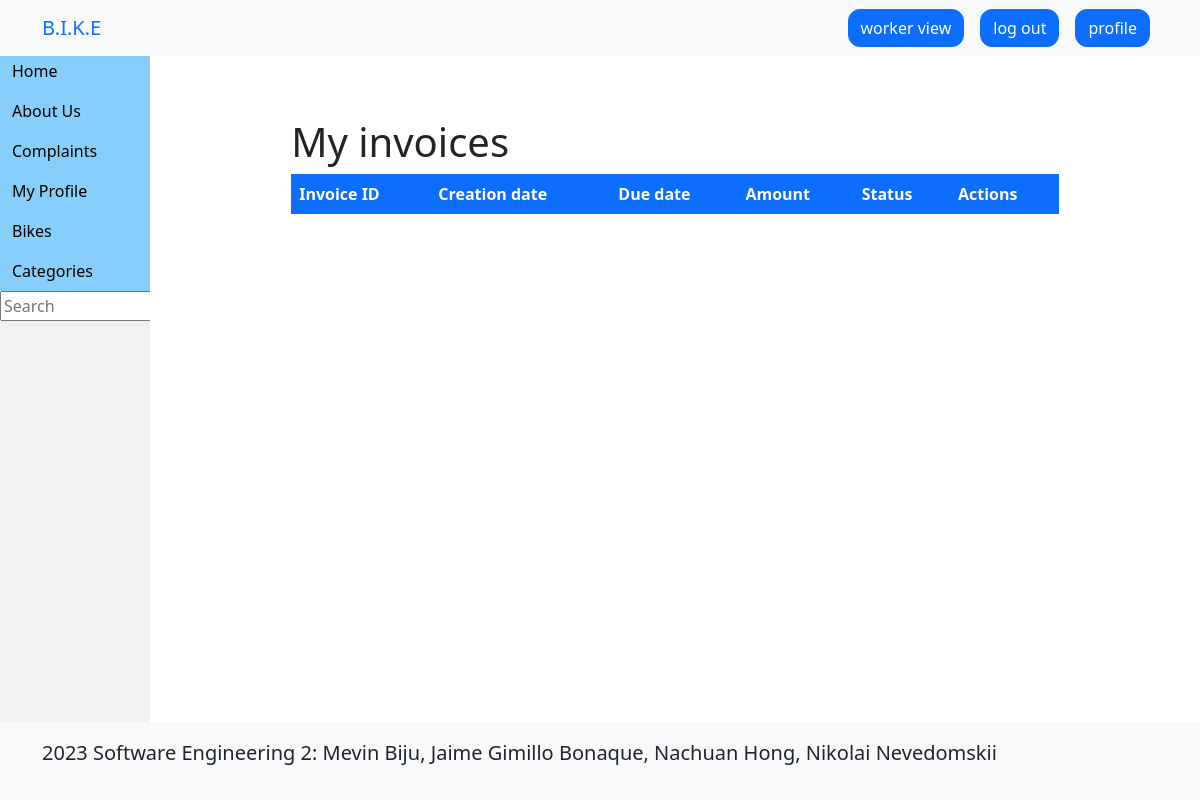
Before: /invoices/ (signed in) with the older database file.
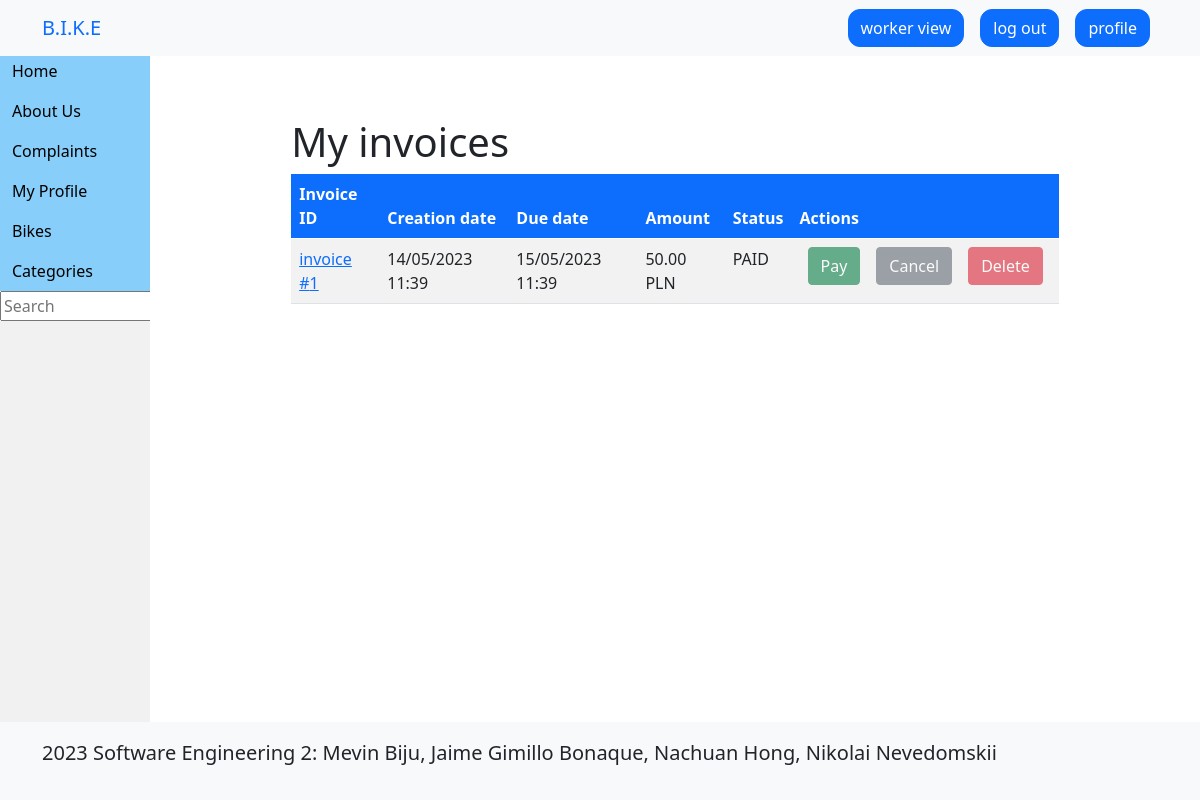
After: the same page with the newer database file.
### bike/models.py (models this page shows, shortened)
class Invoice(models.Model):
    user = models.ForeignKey(User, related_name='user', on_delete=models.CASCADE)
    created_on = models.DateTimeField('created on', default=now)
    paid_on = models.DateTimeField('paid on', null=True, blank=True)
    due_date = models.DateTimeField('due date', default=invoice_due_to)
    amount = models.DecimalField(max_digits=6, decimal_places=2, default=50, validators=[validate_positive_number])
    status = models.CharField(
        _('status'), default=InvoiceStatus.UNPAID.name, choices=InvoiceStatus.choices(), max_length=32
    )
    paid_via = models.TextField(default='Stripe')
    comment = models.TextField(null=True, blank=True)

### bike/views.py (the view)
# urls.py: path('invoices/', views.invoices_request, name='invoices'),
def invoices_request(request):
    if not request.user.is_authenticated:
        return redirect('login')
    return render(request, 'invoices/invoices.html',
                  {'invoices': Invoice.objects.filter(user=request.user)})

### bike/models.py (called while the page is built)
    def is_worker(self):
        return self.groups.filter(name='worker').exists()

### templates/invoices/invoices.html
{% extends 'base.html' %}
{% block content %}
<div class="container mt-5">
    <div class="row justify-content-center">
        <div class="col-md-10">
            <h1>My invoices</h1>
            <div class="table-responsive">
                <table class="table table-striped table-hover">
                    <thead class="bg-primary text-white">
                        <tr>
                            <th>Invoice ID</th>
                            <th>Creation date</th>
                            <th>Due date</th>
                            <th>Amount</th>
                            <th>Status</th>
                            <th>Actions</th>
                        </tr>
                    </thead>
                    <tbody>
                    {% for invoice in invoices %}
                        <tr>
                                <td><a href={% url 'invoice' invoice.id %}>invoice #{{ invoice.id }}</a></td>
                                <td>{{ invoice.created_on|date:"d/m/Y H:i" }}</td>
                                <td>{{ invoice.due_date|date:"d/m/Y H:i" }}</td>
                                <td>{{ invoice.amount }} PLN</td>
                                <td>{{ invoice.status }}</td>
                                <td>
                                    <div class="btn-group" role="group" aria-label="Invoice Actions">
                                        <a href="#"
                                            class="btn btn-success {% if invoice.status == 'CANCELED' or invoice.status == 'PAID' or invoice.status == 'EXPIRED' %}disabled{% endif %} mx-2 rounded"
                                            onclick="return confirm('Are you sure you want to pay this invoice?')">
                                            Pay</a>
                                        <a href="{% url 'cancel_invoice' invoice.id %}"
                                            class="btn btn-secondary {% if invoice.status == 'CANCELED' or invoice.status == 'PAID' or invoice.status == 'EXPIRED' %}disabled{% endif %} mx-2 rounded"
                                            onclick="return confirm('Are you sure you want to cancel this invoice?')">
                                            Cancel</a>
                                        <a href="{% url 'delete_invoice' invoice.id %}"
                                            class="btn btn-danger {% if invoice.status == 'PAID' %}disabled{% endif %} mx-2 rounded"
                                            onclick="return confirm('Are you sure you want to delete this invoice?')">
                                            Delete</a>
                                    </div>
                                </td>
                        </tr>
                    {% endfor %}
                    </tbody>
                </table>
            </div>
        </div>
    </div>
</div>
{% endblock %}

Changed rows visible on the page:
added Invoice: id "1", created_on "14/05/2023 11:39", due_date "15/05/2023 11:39", amount "50.00", status "PAID"
